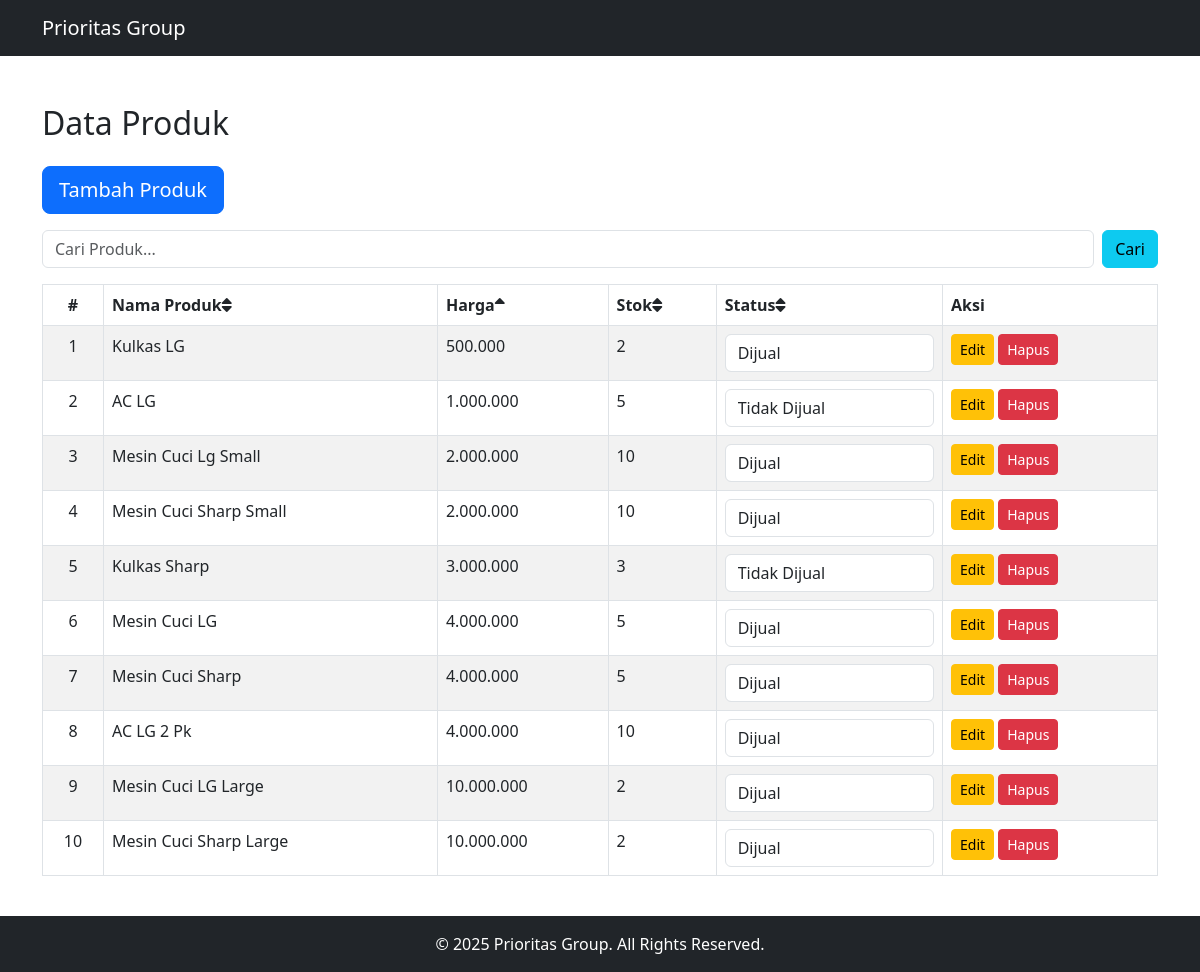
/product?sort_by=price&order=asc, run on the app's committed database.
### tables this page shows
CREATE TABLE `products` (
  `id` int NOT NULL,
  `name` varchar(255) NOT NULL,
  `price` decimal(10,2) NOT NULL,
  `stock` int NOT NULL,
  `is_sell` tinyint(1) NOT NULL DEFAULT '1',
  `created_at` timestamp NULL DEFAULT CURRENT_TIMESTAMP,
  `updated_at` timestamp NULL DEFAULT CURRENT_TIMESTAMP ON UPDATE CURRENT_TIMESTAMP
);

### application/controllers/Product.php (called while the page is built, shortened)
<?php
class Product extends CI_Controller {
    public function __construct() {
        $this->load->model('Product_model');
        $this->load->database();
        $this->load->helper('url');
        $this->load->library('session');
        $this->load->library('form_validation');
    }
    public function index() {
        $search = $this->input->get('search');
        $sort_by = $this->input->get('sort_by', TRUE);
        $order = $this->input->get('order', TRUE) ?: 'asc';
        if ($sort_by) {
            $this->db->order_by($sort_by, $order);
        }
        $products = $this->db->get('products')->result_array();
        $data['products'] = $products;
        $data['search'] = $search;
        $data['sort_by'] = $sort_by;
        $data['order'] = $order;
        $this->load->view('product_list', $data);
    }
}

### index.php (called while the page is built, shortened)
<?php
require_once BASEPATH.'core/CodeIgniter.php';

### application/views/product_list.php (the view, shortened to what this page needs)
<?php
    include('layout/header.php');
?>
<h2 class="my-4">Data Produk</h2>
<a href="<?= base_url('product/add'); ?>" class="btn btn-primary mb-3 btn-lg">Tambah Produk</a>
<form method="GET" action="<?= base_url('product'); ?>" class="d-flex mb-3">
    <input type="text" name="search" class="form-control me-2" placeholder="Cari Produk..." value="<?= isset($search) ? $search : ''; ?>" aria-label="Search for products">
    <button type="submit" class="btn btn-info">Cari</button>
</form>
<div class="table-responsive">
    <table id="productTable" class="table table-striped table-bordered">
        <thead>
            <tr>
                <th class="text-center">#</th>
                <th class="<?= ($sort_by == 'name') ? ($order == 'asc' ? 'asc' : 'desc') : 'default'; ?>">
                    <a href="<?= base_url('product?sort_by=name&order=' . ($sort_by == 'name' && $order == 'asc' ? 'desc' : 'asc')) ?>" class="d-flex align-items-center">
                        Nama Produk
                        <?php if ($sort_by == 'name') : ?>
                            <?php if ($order == 'asc') : ?>
                                <i class="fa-solid fa-sort-up"></i>
                            <?php else : ?>
                                <i class="fa-solid fa-sort-down"></i>
                            <?php endif; ?>
                        <?php else : ?>
                            <i class="fa-solid fa-sort"></i>
                        <?php endif; ?>
                    </a>
                </th>
                <th class="<?= ($sort_by == 'price') ? ($order == 'asc' ? 'asc' : 'desc') : 'default'; ?>">
                    <a href="<?= base_url('product?sort_by=price&order=' . ($sort_by == 'price' && $order == 'asc' ? 'desc' : 'asc')) ?>" class="d-flex align-items-center">
                        Harga
                        <?php if ($sort_by == 'price') : ?>
                            <?php if ($order == 'asc') : ?>
                                <i class="fa-solid fa-sort-up"></i>
                            <?php else : ?>
                                <i class="fa-solid fa-sort-down"></i>
                            <?php endif; ?>
                        <?php else : ?>
                            <i class="fa-solid fa-sort"></i>
                        <?php endif; ?>
                    </a>
                </th>
                <th class="<?= ($sort_by == 'stock') ? ($order == 'asc' ? 'asc' : 'desc') : 'default'; ?>">
                    <a href="<?= base_url('product?sort_by=stock&order=' . ($sort_by == 'stock' && $order == 'asc' ? 'desc' : 'asc')) ?>" class="d-flex align-items-center">
                        Stok
                        <?php if ($sort_by == 'stock') : ?>
                            <?php if ($order == 'asc') : ?>
                                <i class="fa-solid fa-sort-up"></i>
                            <?php else : ?>
                                <i class="fa-solid fa-sort-down"></i>
                            <?php endif; ?>
                        <?php else : ?>
                            <i class="fa-solid fa-sort"></i>
                        <?php endif; ?>
                    </a>
                </th>
                <th class="<?= ($sort_by == 'is_sell') ? ($order == 'asc' ? 'asc' : 'desc') : 'default'; ?>">
                    <a href="<?= base_url('product?sort_by=is_sell&order=' . ($sort_by == 'is_sell' && $order == 'asc' ? 'desc' : 'asc')) ?>" class="d-flex align-items-center">
                        Status
                        <?php if ($sort_by == 'is_sell') : ?>
                            <?php if ($order == 'asc') : ?>
                                <i class="fa-solid fa-sort-up"></i>
                            <?php else : ?>
                                <i class="fa-solid fa-sort-down"></i>
                            <?php endif; ?>
                        <?php else : ?>
                            <i class="fa-solid fa-sort"></i>
                        <?php endif; ?>
                    </a>
                </th>
                <th>Aksi</th>
            </tr>
        </thead>
        <tbody>
            <?php $start = $this->uri->segment(3, 0) + 1; ?>
            <?php foreach ($products as $product) : ?>
                <tr>
                    <td class="text-center"><?= $start++; ?></td>
                    <td><?= $product['name']; ?></td>
                    <td><?= number_format($product['price'], 0, ',', '.'); ?></td>
                    <td><?= $product['stock']; ?></td>
                    <td>
                        <select class="form-control status-dropdown" data-id="<?= $product['id']; ?>">
                            <option value="1" <?= $product['is_sell'] == 1 ? 'selected' : ''; ?>>Dijual</option>
                            <option value="0" <?= $product['is_sell'] == 0 ? 'selected' : ''; ?>>Tidak Dijual</option>
                        </select>
                    </td>
                    <td>
                        <a href="<?= base_url('product/edit/' . $product['id']); ?>" class="btn btn-warning btn-sm">Edit</a>
                        <button class="btn btn-danger btn-sm delete-product" data-id="<?= $product['id']; ?>">Hapus</button>
                    </td>
                </tr>
            <?php endforeach; ?>
        </tbody>
    </table>
</div>
<?php include('layout/footer.php'); ?>

### assets/css/style.css (style rules this page uses)
th a { text-decoration: none; color: inherit; }
th.default::after { content: ""; }
th.asc::after { content: ""; }

### data on the page
products: name "Kulkas LG", price "500.000", stock "2", is_sell+id "Dijual"
products: name "AC LG", price "1.000.000", stock "5", is_sell+id "Tidak Dijual"
products: name "Mesin Cuci Lg Small", price "2.000.000", stock "10", is_sell+id "Dijual"
products: name "Mesin Cuci Sharp Small", price "2.000.000", stock "10", is_sell+id "Dijual"
products: name "Kulkas Sharp", price "3.000.000", stock "3", is_sell+id "Tidak Dijual"
products: name "Mesin Cuci LG", price "4.000.000", stock "5", is_sell+id "Dijual"
products: name "Mesin Cuci Sharp", price "4.000.000", stock "5", is_sell+id "Dijual"
products: name "AC LG 2 Pk", price "4.000.000", stock "10", is_sell+id "Dijual"
products: name "Mesin Cuci LG Large", price "10.000.000", stock "2", is_sell+id "Dijual"
products: name "Mesin Cuci Sharp Large", price "10.000.000", stock "2", is_sell+id "Dijual"
